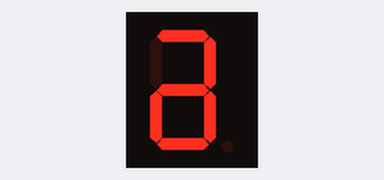
Bench run of a sketch on a simulated Arduino Uno, built with avr-gcc and run on an emulated ATmega328P. Shown: 1-digit seven-segment display. Wiring (inferred from the names in the program): 1-digit 7-segment display, segments lit when HIGH: segments pin 10, pin 9, pin 8, pin 7, pin 6, pin 5, pin 4. The segment pins are drawn as the display they are named for.

Above: at 0.1 s.
At 0.6 s:
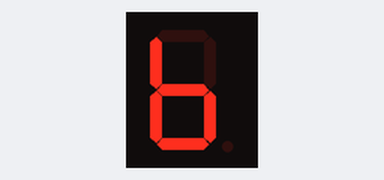
At 1.1 s:
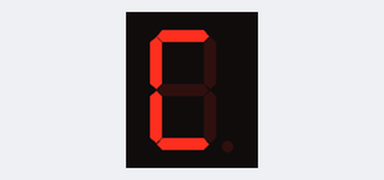
At 2.1 s:
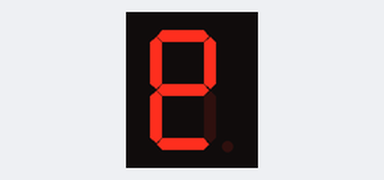
At 3.6 s:
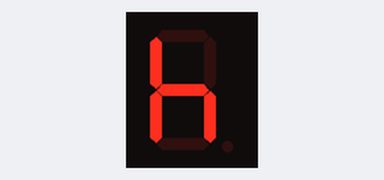
At 4.6 s:
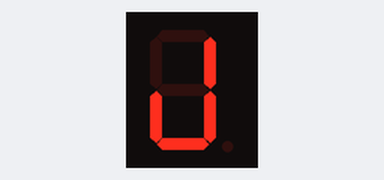

The sketch:

tugas_3.ino
```cpp
int a=10;
int b=9; //CC:\\Users\\USER\\AppData\\Local\\Temp\\arduino_build_488318/tugas_3.ino.hex
int c=8;
int d=7;
int e=6;
int f=5;
int g=4;
void setup() {
  Serial.begin(9600);
  pinMode(a, OUTPUT);
  pinMode(b, OUTPUT);
  pinMode(c, OUTPUT);
  pinMode(d, OUTPUT);
  pinMode(e, OUTPUT);
  pinMode(f, OUTPUT);
  pinMode(g, OUTPUT);

}

void loop() {

  // huruf 'a'
    digitalWrite(a,HIGH);
    digitalWrite(b,HIGH);
    digitalWrite(c,HIGH);
    digitalWrite(d,HIGH);
    digitalWrite(e,HIGH);
    digitalWrite(f,LOW);
    digitalWrite(g,HIGH);
    delay(500);

    // huruf 'b'
    digitalWrite(a,LOW);
    digitalWrite(b,LOW);
    digitalWrite(c,HIGH);
    digitalWrite(d,HIGH);
    digitalWrite(e,HIGH);
    digitalWrite(f,HIGH);
    digitalWrite(g,HIGH);
   delay(500);

     // huruf 'c'
    digitalWrite(a,HIGH);
    digitalWrite(b,LOW);
    digitalWrite(c,LOW);
    digitalWrite(d,HIGH);
    digitalWrite(e,HIGH);
    digitalWrite(f,HIGH);
    digitalWrite(g,LOW);
    delay(500);

     // huruf 'd'
    digitalWrite(a,LOW);
    digitalWrite(b,HIGH);
    digitalWrite(c,HIGH);
    digitalWrite(d,HIGH);
    digitalWrite(e,HIGH);
    digitalWrite(f,LOW);
    digitalWrite(g,HIGH);
    delay(500);

     // huruf 'e'
    digitalWrite(a,HIGH);
    digitalWrite(b,HIGH);
    digitalWrite(c,LOW);
    digitalWrite(d,HIGH);
    digitalWrite(e,HIGH);
    digitalWrite(f,HIGH);
    digitalWrite(g,HIGH);
    delay(500);

     // huruf 'f'
    digitalWrite(a,HIGH);
    digitalWrite(b,LOW);
    digitalWrite(c,LOW);
    digitalWrite(d,LOW);
    digitalWrite(e,HIGH);
    digitalWrite(f,HIGH);
    digitalWrite(g,HIGH);
    delay(500);
  // huruf 'g'
    digitalWrite(a,HIGH);
    digitalWrite(b,HIGH);
    digitalWrite(c,HIGH);
    digitalWrite(d,HIGH);
    digitalWrite(e,LOW);
    digitalWrite(f,HIGH);
    digitalWrite(g,HIGH);
   delay(500);
     // huruf 'h'
    digitalWrite(a,LOW);
    digitalWrite(b,LOW);
    digitalWrite(c,HIGH);
    digitalWrite(d,LOW);
    digitalWrite(e,HIGH);
    digitalWrite(f,HIGH);
    digitalWrite(g,HIGH);
   delay(500);
              //hurruf i
       digitalWrite(a,LOW);
      digitalWrite(b,HIGH);
      digitalWrite(c,HIGH);
      digitalWrite(d,LOW);
      digitalWrite(e,LOW);
      digitalWrite(f,LOW);
      digitalWrite(g,LOW);
delay(500);
     // huruf 'J'
    digitalWrite(a,LOW);
    digitalWrite(b,HIGH);
    digitalWrite(c,HIGH);
    digitalWrite(d,HIGH);
    digitalWrite(e,HIGH);
    digitalWrite(f,LOW);
    digitalWrite(g,LOW);
 delay(1000);
}
```

Measured:
- by itself, everything shown: repeats every 5.5 s, in 10 steps
- what the display in image 1 shows lasts 0.5 s, from 0.5 s to 1.0 s
- what the display in image 5 shows lasts 1.0 s, from 4.5 s to 5.5 s
